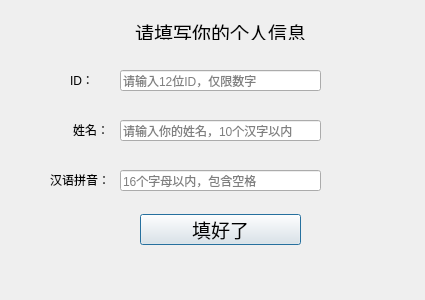
<?xml version="1.0" encoding="UTF-8"?>
<ui version="4.0">
 <class>userInfoDialog</class>
 <widget class="QDialog" name="userInfoDialog">
  <property name="geometry">
   <rect>
    <x>0</x>
    <y>0</y>
    <width>425</width>
    <height>300</height>
   </rect>
  </property>
  <property name="windowTitle">
   <string>OpenCV Face Recognition System - UserInfo</string>
  </property>
  <widget class="QLineEdit" name="cnNameLineEdit">
   <property name="geometry">
    <rect>
     <x>120</x>
     <y>120</y>
     <width>201</width>
     <height>21</height>
    </rect>
   </property>
   <property name="toolTip">
    <string/>
   </property>
   <property name="alignment">
    <set>Qt::AlignLeading|Qt::AlignLeft|Qt::AlignVCenter</set>
   </property>
   <property name="placeholderText">
    <string>请输入你的姓名，10个汉字以内</string>
   </property>
   <property name="clearButtonEnabled">
    <bool>true</bool>
   </property>
  </widget>
  <widget class="QLabel" name="enNameLabel">
   <property name="geometry">
    <rect>
     <x>50</x>
     <y>164</y>
     <width>61</width>
     <height>31</height>
    </rect>
   </property>
   <property name="text">
    <string>汉语拼音：</string>
   </property>
  </widget>
  <widget class="QLabel" name="stuIDLabel">
   <property name="geometry">
    <rect>
     <x>70</x>
     <y>64</y>
     <width>41</width>
     <height>31</height>
    </rect>
   </property>
   <property name="text">
    <string>ID：</string>
   </property>
  </widget>
  <widget class="QLabel" name="cnNameLabel">
   <property name="geometry">
    <rect>
     <x>73</x>
     <y>114</y>
     <width>41</width>
     <height>31</height>
    </rect>
   </property>
   <property name="text">
    <string>姓名：</string>
   </property>
  </widget>
  <widget class="QPushButton" name="okButton">
   <property name="geometry">
    <rect>
     <x>140</x>
     <y>214</y>
     <width>161</width>
     <height>31</height>
    </rect>
   </property>
   <property name="font">
    <font>
     <family>楷体</family>
     <pointsize>14</pointsize>
    </font>
   </property>
   <property name="text">
    <string>填好了</string>
   </property>
  </widget>
  <widget class="QLabel" name="msgLabel">
   <property name="geometry">
    <rect>
     <x>80</x>
     <y>254</y>
     <width>281</width>
     <height>21</height>
    </rect>
   </property>
   <property name="text">
    <string/>
   </property>
   <property name="alignment">
    <set>Qt::AlignCenter</set>
   </property>
  </widget>
  <widget class="QLabel" name="tipLabel">
   <property name="geometry">
    <rect>
     <x>100</x>
     <y>24</y>
     <width>241</width>
     <height>16</height>
    </rect>
   </property>
   <property name="font">
    <font>
     <family>楷体</family>
     <pointsize>14</pointsize>
    </font>
   </property>
   <property name="text">
    <string>请填写你的个人信息</string>
   </property>
   <property name="alignment">
    <set>Qt::AlignCenter</set>
   </property>
  </widget>
  <widget class="QLineEdit" name="enNameLineEdit">
   <property name="geometry">
    <rect>
     <x>120</x>
     <y>170</y>
     <width>201</width>
     <height>21</height>
    </rect>
   </property>
   <property name="toolTip">
    <string/>
   </property>
   <property name="placeholderText">
    <string>16个字母以内，包含空格</string>
   </property>
   <property name="clearButtonEnabled">
    <bool>true</bool>
   </property>
  </widget>
  <widget class="QLineEdit" name="stuIDLineEdit">
   <property name="geometry">
    <rect>
     <x>120</x>
     <y>70</y>
     <width>201</width>
     <height>21</height>
    </rect>
   </property>
   <property name="toolTip">
    <string/>
   </property>
   <property name="placeholderText">
    <string>请输入12位ID，仅限数字</string>
   </property>
   <property name="clearButtonEnabled">
    <bool>true</bool>
   </property>
  </widget>
 </widget>
 <resources/>
 <connections/>
</ui>
